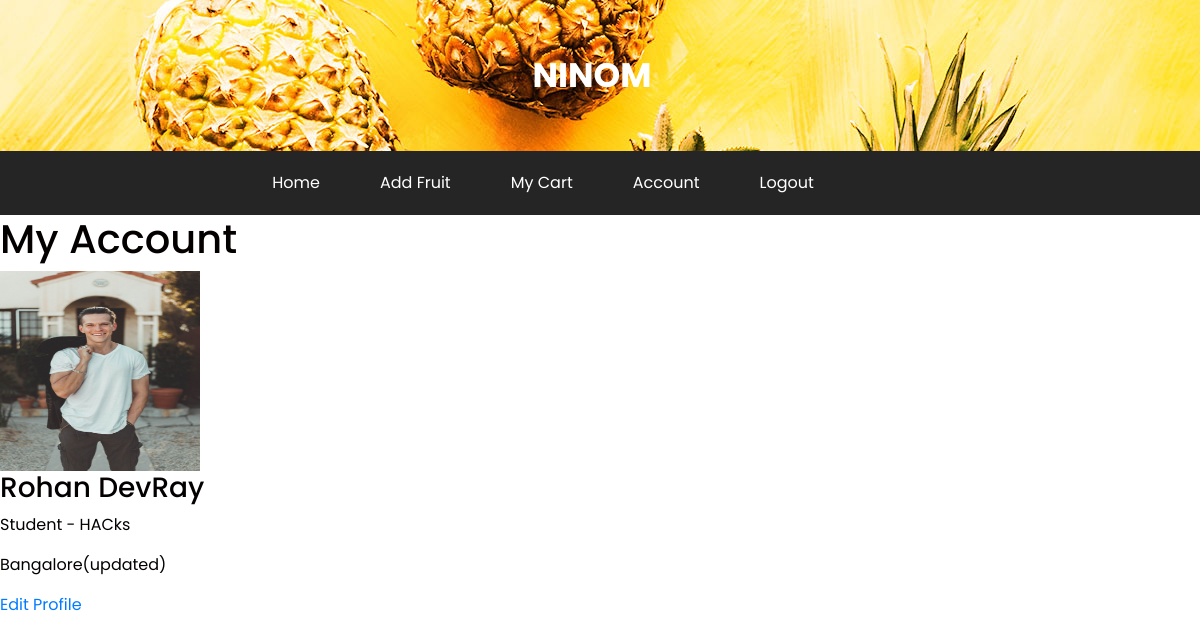
Screenshot of /items/profile/ (signed in) with the database file from the repository.
### users/models.py (models this page shows, shortened)
class Profile(models.Model):
    user=models.OneToOneField(User,on_delete=models.CASCADE,null=True,blank=True)
    name=models.CharField(max_length=200,null=True,blank=True)
    short_intro=models.CharField(max_length=200,null=True,blank=True)
    username = models.CharField(max_length=200,null=True,blank=True)
    email = models.EmailField(max_length=200,null=True,blank=True)
    location = models.CharField(max_length=200,null=True,blank=True)
    profile_image = models.ImageField(null=True,blank=True,default="default.jpg")
    created =models.DateTimeField(auto_now_add=True)
    id= models.UUIDField(default=uuid.uuid4, editable=False, primary_key=True,unique=True)

### users/views.py (the view)
# urls.py: path('profile/',views.profile,name="profile"),
@login_required(login_url='login')
def profile(request):
    if request.user.is_authenticated:
        profile = request.user.profile
    context={'profile':profile}
    return render(request,'users/profile.html',context)

### users/templates/users/profile.html
{% extends 'main.html' %}
{% block content %}
<h1>My Account</h1>
<img  style="width: 200px; height: 200px;" src="{{profile.profile_image.url}}" alt="">
<h3>{{profile.name}}</h3>
<p>{{profile.short_intro}}</p>
<p>{{profile.location}}</p>
<a href="{% url 'update-profile' %}">Edit Profile</a>
{% endblock content %}

### static/styles/style.css (style rules this page uses)
body { font-family: "Poppins", sans-serif; color: #040000; background-color: #ffffff; }
a, a:hover, a:focus { text-decoration: none; }

### rows the page displays
Profile: profile_image (picture), name "Rohan DevRay", short_intro "Student - HACks", location "Bangalore(updated)"
